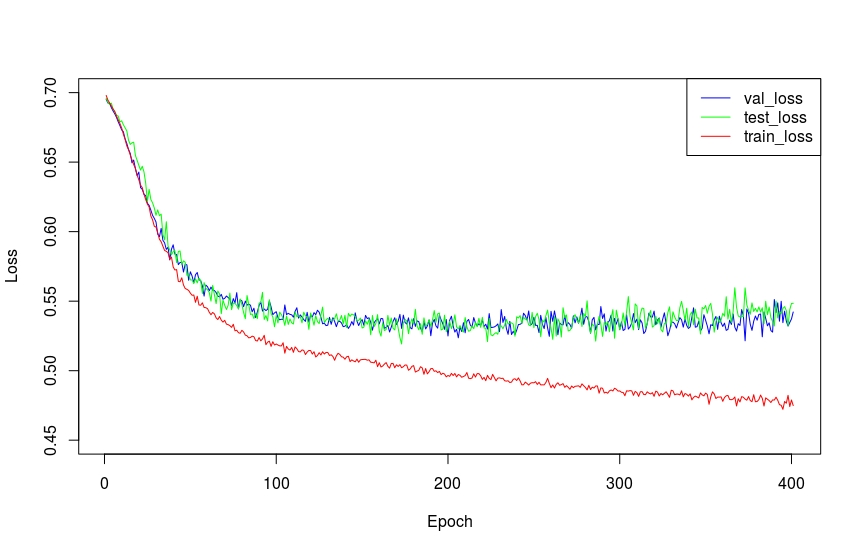

R code for this plot:
#library
library(ggplot2)
library(reshape2)

# melt data
r1 <- read.csv("/home/mehedi/Desktop/Parameters/epoch/results.csv")

#plot graph
plot(r1$x1, r1$x3, col='blue', type="l", ylim=c(0.45, 0.70), ylab = "Loss", xlab = "Epoch", lwd=1)
lines(r1$x1, r1$x5, col='green', type="l", lwd=1)
lines(r1$x1, r1$x7, col='red', type="l", lwd=1)
legend('topright',c("val_loss", "test_loss", 'train_loss'), col=c('blue', 'green', 'red'), lwd=1)
